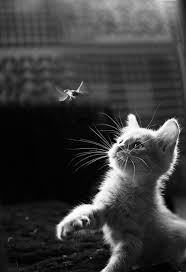
#> input picture Odev2/resimler/kedi.jpg, 186 x 272 px
$ python main.py
#> lines starting #> are read from the running program, lines starting #| are printed output that depends on the picture
import cv2
import numpy as np

img = cv2.imread("resimler/kedi.jpg",0)
#> img is the input picture: shape (272, 186); min 0, max 255, mean 59.1
cv2.imshow("Test2",img)
inverted = np.invert(img)
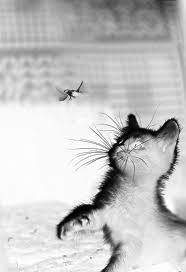
#> inverted: shape (272, 186); min 0, max 255, mean 195.9
[w,h] = (img.shape)
#> w = 272; h = 186
max = (np.max(img))
#> max = 255
img2 = np.zeros([w,h], dtype=np.uint8)
for v in range(0,w):
    for u in range(0,h):
        img2[v,u] = max - img[v,u]
cv2.imshow("test",img2)
cv2.waitKey(0)
